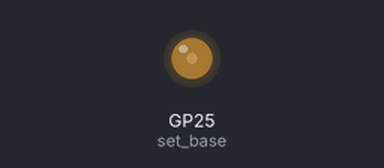
Bench run of a program on a simulated Raspberry Pi Pico running MicroPython. Shown: output pins drawn as LEDs (lit = HIGH).

Above: at 0.05 s.
At 1.5 s:
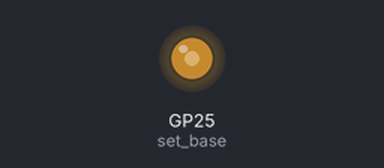
At 3.0 s:
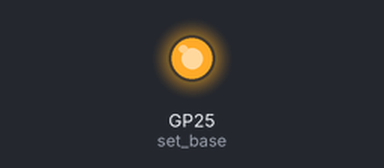
Timing chart, 0 to 6.9 s (numbered marks = the images above):
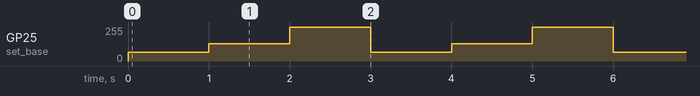

The program:

blink_PIO.py
```python
# There are three methods here that all look a little strange, but that set the on-board LED to
# quarter, half, and full brightness. The reason they look a little strange is because they’re written
# in a special language for the PIO system of Pico. You can probably guess what they do –
# flick the LED on and off very quickly in a similar way to how we used PWM. The instruction
# set(pins, 0) turns a GPIO pin off and set(pins, 1) turns the GPIO pin on.


from rp2 import PIO, StateMachine, asm_pio
from machine import Pin
import utime


# Each of the three methods has a descriptor above it that tells MicroPython to treat it as a PIO
# program and not a normal method. These descriptors can also take parameters that influence
# the behaviour of the programs. In these cases, we’ve used the set_init parameter to tell the
# PIO whether or not the GPIO pin should start off being low or high.

# Each of these methods – which are really mini programs that run on the PIO state machines –
# loops continuously. So, for example, led_half_brightness will constantly turn the LED on and
# off so that it spends half its time off and half its time on. led_full_brightness will similarly
# loop, but since the only instruction is to turn the LED on, this doesn’t actually change anything.

# The slightly unusual one here is led_quarter_brightness. Each PIO instruction takes
# exactly one clock cycle to run (the length of a clock cycle can be changed by setting the
# frequency, as we’ll see later). However, we can add a number between 1 and 31 in square
# brackets after an instruction, and this tells the PIO state machine to pause by this number of
# clock cycles before running the next instruction. In led_quarter_brightness, then, the two
# set instructions each take one clock cycle, and the delay takes two clock cycles, so the total
# loop takes four clock cycles. In the first line, the set instruction takes one cycle and the delay
# takes two, so the GPIO pin is off for three of these four cycles. This makes the LED a quarter as
# bright as if it were on constantly.
@asm_pio(set_init=PIO.OUT_LOW)
def led_quarter_brightness():
    set(pins, 0)[2]
    set(pins, 1)


@asm_pio(set_init=PIO.OUT_LOW)
def led_half_brightness():
    set(pins, 0)
    set(pins, 1)


@asm_pio(set_init=PIO.OUT_HIGH)
def led_full_brightness():
    set(pins, 1)


# Once you’ve got your PIO program, you need to load it into a state machine. Since we have
# three programs, we need to load them into three state machines (there are eight you can use,
# numbered 0–7)

# The parameters here are:
# The state machine number
# The PIO program to load
# The frequency (which must be between 2000 and 125000000)
# The GPIO pin that the state machine manipulates
sm1 = StateMachine(1, led_quarter_brightness, freq=10000, set_base=Pin(25))
sm2 = StateMachine(2, led_half_brightness, freq=10000, set_base=Pin(25))
sm3 = StateMachine(3, led_full_brightness, freq=10000, set_base=Pin(25))

# In our loop, we cycle through the three different state machines.
while True:
    sm1.active(1)
    utime.sleep(1)
    sm1.active(0)

    sm2.active(1)
    utime.sleep(1)
    sm2.active(0)

    sm3.active(1)
    utime.sleep(1)
    sm3.active(0)
```

Measured:
- by itself, GP25 (set_base): repeats every 3.0 s: 128/255 1.0 s, 255/255 1.0 s, 64/255 1.0 s
